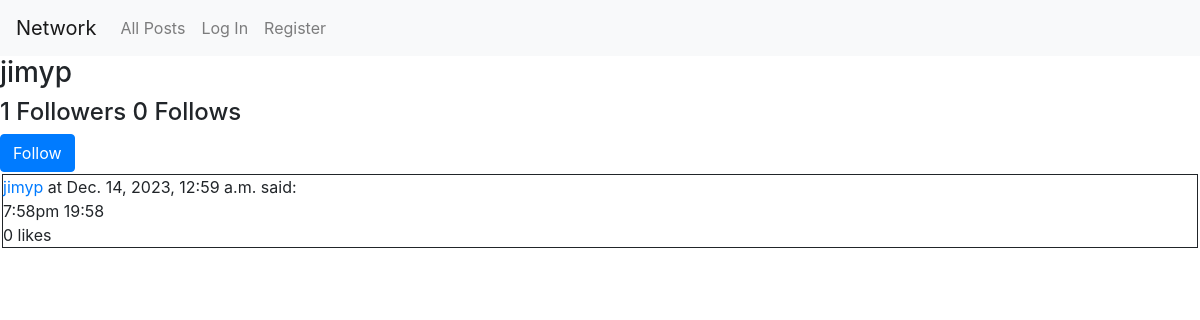
/profile/jimyp, run on an earlier commit of the app's database.
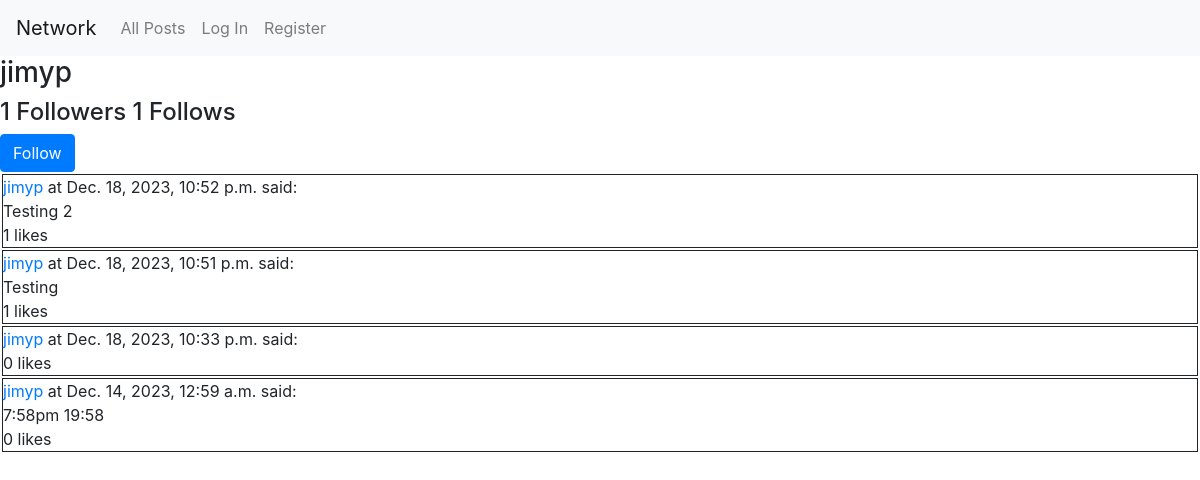
And on a later commit of the database.
### network/models.py (models this page shows, shortened)
class User(AbstractUser):
    pass

class Post(models.Model):
    user = models.ForeignKey(User, on_delete=models.CASCADE, related_name="posts")
    content = models.TextField(max_length=500)
    timestamp = models.DateTimeField(auto_now_add=True)
    @property
    def likesNumber (self):
        return len(self.likes.all())

class Like(models.Model):
    post = models.ForeignKey(Post, on_delete=models.CASCADE, related_name="likes")
    user = models.ForeignKey(User, on_delete=models.CASCADE, related_name="likes")

### network/views.py (the view)
# urls.py: path("profile/<str:username>", views.profile, name="profile"),
def profile(request, username):
    user = User.objects.get(username=username)
    userPosts = user.posts.all().order_by("-timestamp").all()
    userFollowersNames = []
    for follower in user.followers.all():
        userFollowersNames.append(follower.user.username)
    currentUserFollows = False
    if request.user.username in userFollowersNames:
        currentUserFollows = True
    followersNumber = len(user.followers.all())
    followsNumber = len(user.follows.all())
    return render(
        request,
        "network/profile.html",
        {
            "currentUserFollows": currentUserFollows,
            "profileName": username,
            "userPosts": userPosts,
            "followersNumber": followersNumber,
            "followsNumber": followsNumber,
        },
    )

### network/templates/network/profile.html (shortened to what this page needs)
{% extends "network/layout.html" %}
{% load static %}
{% block body %}
  <div>
    <h3>{{profileName}}</h3>
    <h4>{{followersNumber}} Followers {{followsNumber}} Follows </h4>
    {% if user.username != profileName %}
      {% if  currentUserFollows %}
        <a class="btn btn-danger" href="/unfollow/{{profileName}}" role="button">Unfollow</a>
      {% else %}
        <a class="btn btn-primary" href="/follow/{{profileName}}" role="button">Follow</a>
      {% endif %}
    {% endif %}
  </div>
  {% for post in userPosts%}
    <div class="postDiv">
      <div class="postHeader"><a href="/profile/{{post.user.username}}">{{post.user.username}}</a> at {{post.timestamp}} said:</div>
      <div class="postContent">{{post.content}}</div>
      <div class="postFooter"><span id="span${post.id}">{{post.likesNumber}}</span> likes</div>
    </div>
  {% endfor %}
{% endblock %}

### network/templates/network/layout.html (shortened to what this page needs)
{% load static %}
<!DOCTYPE html>
<html lang="en">
    <head>
        <link rel="stylesheet" href="https://stackpath.bootstrapcdn.com/bootstrap/4.4.1/css/bootstrap.min.css">
        <link href="{% static 'network/styles.css' %}" rel="stylesheet">
    </head>
    <body>
        <nav class="navbar navbar-expand-lg navbar-light bg-light">
            <a class="navbar-brand" href="#">Network</a>
            <div>
              <ul class="navbar-nav mr-auto">
                <li class="nav-item">
                  <a class="nav-link" href="{% url 'index' %}">All Posts</a>
                </li>
                {% if user.is_authenticated %}
                    <li class="nav-item">
                        <a class="nav-link" href="#">Following</a>
                    </li>
                    <li class="nav-item">
                        <a class="nav-link" href="{% url 'logout' %}">Log Out</a>
                    </li>
                {% else %}
                    <li class="nav-item">
                        <a class="nav-link" href="{% url 'login' %}">Log In</a>
                    </li>
                    <li class="nav-item">
                        <a class="nav-link" href="{% url 'register' %}">Register</a>
                    </li>
                {% endif %}
              </ul>
            </div>
          </nav>
        <div class="body">
            {% block body %}
            {% endblock %}
        </div>
    </body>
</html>

### network/static/network/styles.css (style rules this page uses)
.postDiv { margin: 2px ; border-style: solid; border-width: 1px; }

What changed in the data, as far as the page shows it:
added Post: user.username "jimyp", timestamp "Dec. 18, 2023, 10:52 p.m.", content "Testing 2", likesNumber "1"
added Post: user.username "jimyp", timestamp "Dec. 18, 2023, 10:51 p.m.", content "Testing", likesNumber "1"
added Post: user.username "jimyp", timestamp "Dec. 18, 2023, 10:33 p.m.", likesNumber "0"
Also different on the page:
{{ followsNumber }}: "0" → "1"
